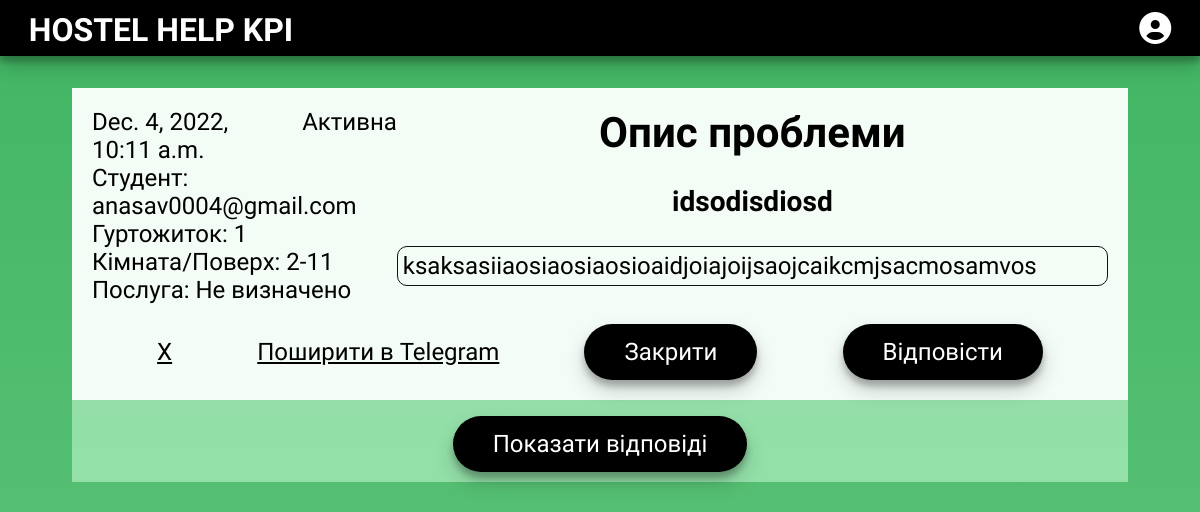
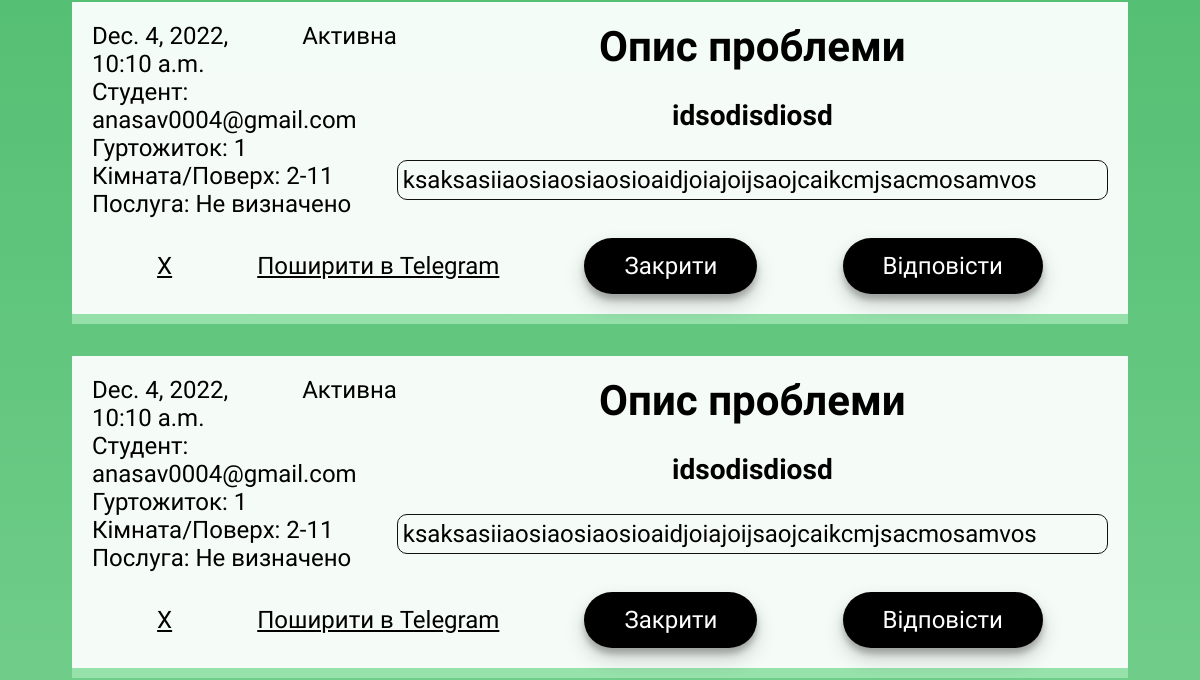
Before: /profile/1/ (signed in, upper part) with the older database file (2 pictures, top to bottom).
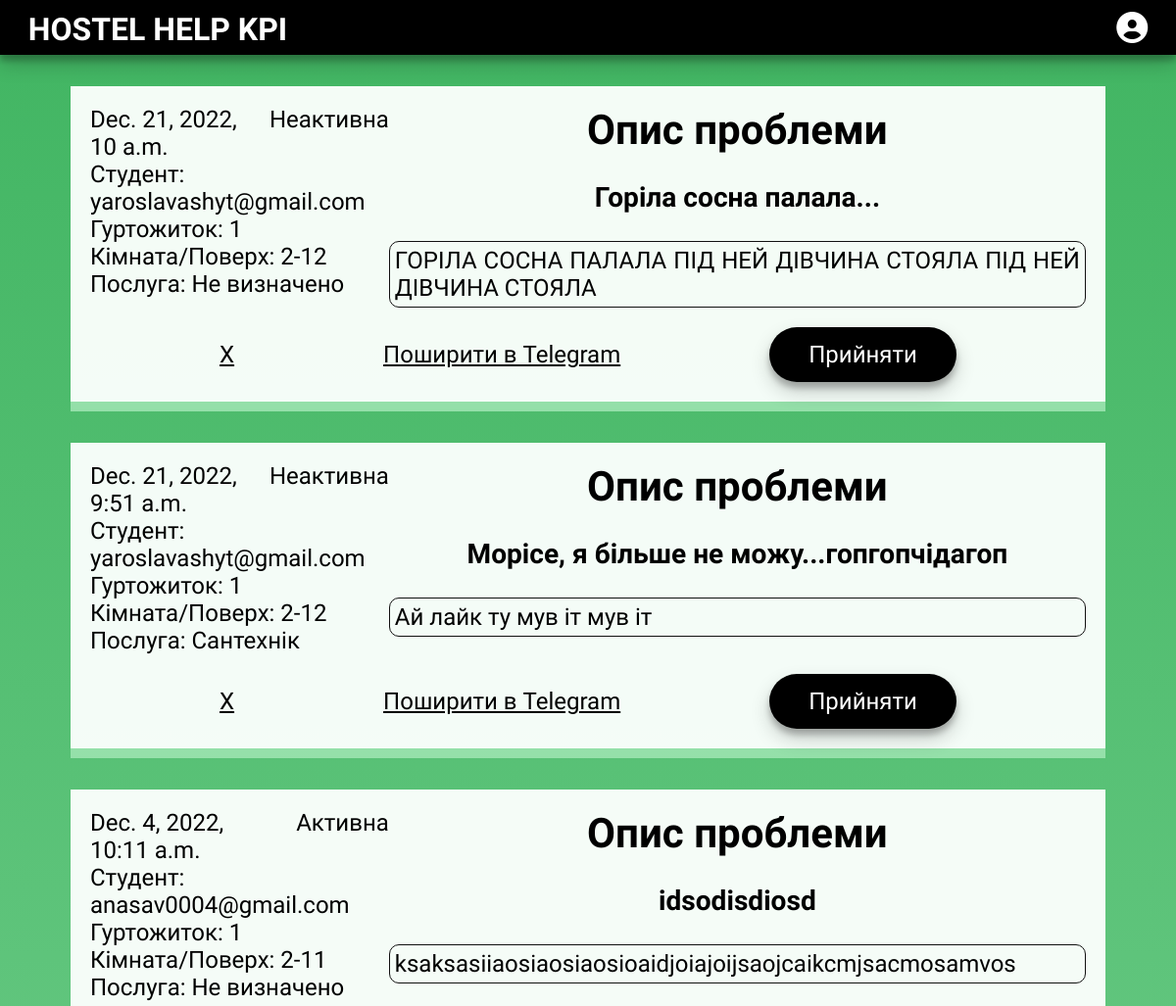
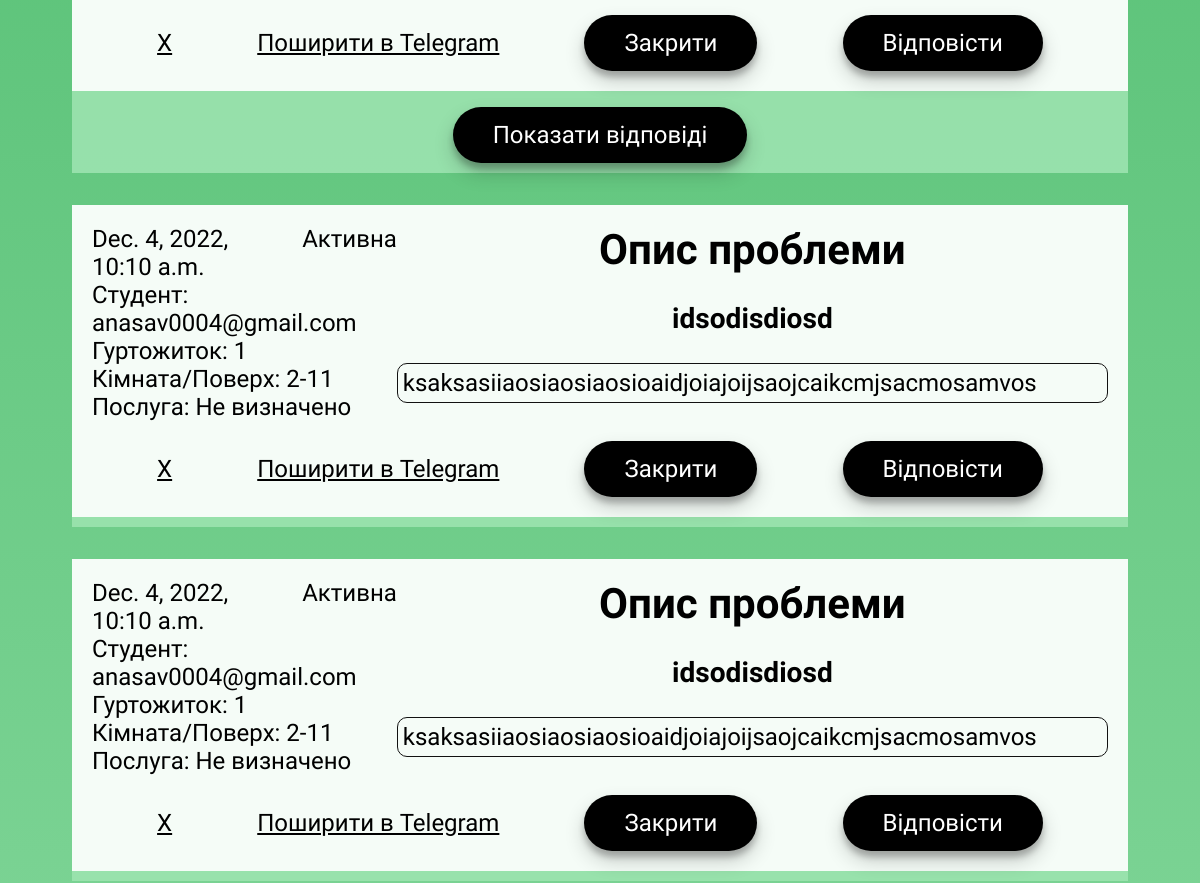
After: the same page with the newer database file (2 pictures, top to bottom).
### hostel_help/models.py (models this page shows, shortened)
class Report(models.Model):
    PROBLEM_CHOICES = (("Електрик", "Електрик"),
                       ("Столяр", "Столяр"),
                       ("Сантехнік", "Сантехнік"),
                       ("Не визначено", "Не визначено"))
    DORMITORIES_CHOICES = ((1, "1 гуртожиток"),
                           (4, "4 гуртожиток"))
    email = models.EmailField(max_length=80, default=False)
    title = models.CharField(max_length=70)
    problem_type = models.CharField(choices=PROBLEM_CHOICES, max_length=70, default="Не визначено")
    dormitory = models.IntegerField(choices=DORMITORIES_CHOICES)
    exact_place = models.CharField(max_length=100)
    description = models.TextField()
    date = models.DateTimeField(auto_now_add=True)
    status = models.CharField(max_length=50, default="Неактивна")

### hostel_help/views.py (the view, shortened to what this page needs)
# urls.py: path('profile/', views.profile, name='profile'),
def profile(request, dormitory=None):
    if request.method == 'POST':
        if request.user.is_superuser:
            reports = Report.objects.filter(dormitory=dormitory).order_by('-date')
            replies = Contact.objects.prefetch_related('report_id').filter(report_id__in=reports.values('id'))
            form = ContactForm(request.POST)
            if form.is_valid():
                instance = form.save(commit=False)
                report_id = int(request.POST.get('report_id'))
                print(report_id)
                if report_id:
                    report = Report.objects.get(id=report_id)
                    instance.report_id = report
                instance.email = reports.get(id=report_id).email
                instance.date_report = Report.objects.get(id=report_id).date
                instance.save()
                subject = 'HOSTEL HELP KPI'
                message = instance.message
                email_from = settings.EMAIL_HOST_USER
                recipient_list = [instance.email, ]
                send_mail(subject, message, email_from, recipient_list, fail_silently=False)
                messages.success(request, f'Your message has been sent.')
                return redirect(reverse('profile', args=[dormitory]))
    else:
        if request.user.is_superuser:
            reports = Report.objects.filter(dormitory=dormitory).order_by('-date')
            replies = Contact.objects.prefetch_related('report_id').filter(report_id__in=reports.values('id'))
            page = request.GET.get('page', 1)
            paginator = Paginator(reports, 8)
            try:
                reports = paginator.page(page)
            except PageNotAnInteger:
                reports = paginator.page(1)
            except EmptyPage:
                reports = paginator.page(paginator.num_pages)
            form = ContactForm()
            return render(request, 'profile.html', {'user': request.user,
                                                    'form': form,
                                                    'reports': reports,
                                                    'replies': replies,
                                                    'dormitory': dormitory})

### templates/profile.html (shortened to what this page needs)
{% extends "base.html" %}
{% load static %}
{% block css_files %}
<link href="{% static '/css/profile.css' %}" rel="stylesheet" type="text/css" />
{% endblock css_files %}
{% block content %}
   {% if user.is_superuser %}
      {% if reports %}
         {% for report in reports %}
         <div class="report" id="{{ report.id }}">
				<div class="report-content">
					<div class="report-col">
						<div class="report-col-first">
							<div class="rep-data-status">
								<div class="rep-data">{{ report.date }}</div>
								<div class="status">{{ report.status }}</div>
							</div>
							<div class="rep-student">
								<span>Студент: </span><span>{{ report.email }}</span>
							</div>
							<div class="rep-gurtog">
								<span>Гуртожиток: </span><span>{{ report.dormitory }}</span><br />
								<span>Кімната/Поверх: </span><span>{{ report.exact_place }}</span>
							</div>
							<div class="rep-service">
								<span>Послуга: </span><span>{{ report.problem_type }}</span>
							</div>
						</div>
						<div class="report-col-second">
							<h2>Опис проблеми</h2>
							<h3>{{ report.title }}</h3>
							<div class="rep-description">{{ report.description }}</div>
						</div>
					</div>
					<div class="report-col-btn">
						<a onclick="return confirm('Ви впевнені, що бажаєте видалити запис?')" href="{% url 'delete_report' dormitory report.id %}">X</a>
						 <a href="https://t.me/share/url?url=http://127.0.0.1:8000/&text={{ report.date }}%0A
	{{ report.email }}%0A{{ report.title }}%0AТип: {{ report.problem_type }}%0AГуртожиток: {{ report.dormitory }}%0AКонкретне місце: {{report.exact_place }}%0A
	Опис: {{ report.description }}" target="_blank">
							Поширити в Telegram
						 </a>
						<form action="{% url 'change_status' dormitory report.id %}?next={{ request.path|urlencode }}#{{ report.id }}" method="POST">
						 {% if report.status == "Неактивна" %}
							<button class="enter-button" type="submit">Прийняти</button>
						 {% elif report.status == "Активна" %}
							<button class="enter-button" type="submit" onclick="return confirm('Ви впевнені, що бажаєте закрити запис?')">Закрити</button>
						 {% endif %}
						</form>
						{% if report.status == "Активна" %}
						 <button class="reply-button enter-button" data-value="{{ report.id }}" onclick="showAnswerPopup(this)">Відповісти</button>
					  {% endif %}
					</div>
				</div>
               {% if report.contact_emails.all %}
                  <button class="show-replies enter-button" data-value="{{ report.id }}" onclick="showReplies(this)">Показати відповіді</button>
               {% endif %}
         </div>
         {% endfor %}
      {% endif %}
   {% endif %}
{% endblock %}

### templates/base.html (shortened to what this page needs)
<!DOCTYPE html>
{% load static %}
<html lang="uk">
<head>
    <link href="{% static 'css/style.css' %}" rel="stylesheet" type="text/css">
    {% block css_files %}
    {% endblock css_files %}
</head>
<body>
    <header>
        <a href="{% url 'index' %}"><p class="site-title">HOSTEL HELP KPI</p></a>
        <a href="{% url 'profile' %}" class="fa-solid fa-circle-user"><span class="fa-sr-only">Profile</span></a>
    </header>
    <main>
        {% block content %}
        {% endblock %}
    </main>
</body>

### static/css/style.css (style rules this page uses)
html, body { height: 100%; margin: 0; }
:root { --main-height: 3.5rem; --main-block-bg: rgba(255, 255, 255, 0.82); --margin-or-padding: 8%; --main-width: 88%; --box-shadow: rgba(0, 0, 0, 0.19) 0 10px 20px, rgba(0, 0, 0, 0.23) 0 6px 6px; }
button, .fa-eye { cursor: pointer; }
* { box-sizing: border-box; }
body { font-family: 'Yanone Kaffeesatz', sans-serif; display: flex; flex-direction: column; }
a { color: #000000; }
footer a, nav a, .enter-button { text-decoration: none; }
header, footer { background: #000000; color: #ffffff; height: var(--main-height); line-height: var(--main-height); width: 100%; display: flex; align-items: center; }
header { position: fixed; top: 0; justify-content: space-between; padding: 0 5%; box-shadow: var(--box-shadow); }
.site-title { font-size: 200%; padding-top: 0.25rem; margin: 0; font-weight: bold; color: #ffffff; }
header .fa-circle-user { color: #ffffff; text-decoration: none; font-size: 200%; }
main { font-size: 120%; text-align: center; padding: var(--main-height) 0 0; background: linear-gradient(#41B562, #9CE4B0); flex: 1 0 auto; }
main > *, .side-wrapper > * { margin: 2rem auto 0; width: var(--main-width); }
h1, h2 { font-size: 175%; color: #ffffff; height: fit-content; display: inline-block; padding-bottom: 0; }
form { display: flex; flex-direction: column; flex-wrap: wrap; text-align: start; }
form > *, .instruction figcaption { margin-top: 1.7rem; }
input, textarea, select, .enter-button, optgroup { font-family: "Yanone Kaffeesatz", sans-serif; display: inline-block; border: none; font-size: 75%; padding: 0.6rem; }
.enter-button { min-width: 10rem; max-width: fit-content; padding: 0 2.5rem; height: var(--main-height); line-height: var(--main-height); font-size: 100%; border-radius: 2.5rem; color: #ffffff; background: #000000; margin: 0 auto; box-shadow: var(--box-shadow); }
@media screen and (min-width: 540px) { header { padding: 0 1.8rem; } }
@media screen and (min-width: 540px) { main { font-size: 130%; } }
@media screen and (min-width: 768px) { main { font-size: 140%; } }
@media screen and (min-width: 1080px) { main { font-size: 150%; } }

### static/css/profile.css (style rules this page uses)
div.report { background-color: rgba(156, 228, 176, 0.9); padding-bottom: 10px; }
.report-content { background-color: rgba(255, 255, 255, 0.9); }
.report-col { display: flex; flex-direction: row; flex-wrap: nowrap; justify-content: space-around; align-items: flex-start; padding: 20px; }
.rep-description { border: 1px solid #111111; padding: 5px; border-radius: 10px; text-align: justify; }
.report-col-first { width: 30%; text-align: left; }
.report-col-second { width: 70%; }
.report-col-second h2 { color: black; margin: 0; }
.rep-data-status { display: flex; }
.status { padding-left: 20px; }
.report-col-btn { display: flex; flex-direction: row; flex-wrap: nowrap; justify-content: space-evenly; align-items: center; padding-bottom: 20px; }
.report-col-btn .enter-button { margin: 0; }
.show-replies { display: block; }
.enter-button { margin-top: 1rem; }

Changed rows visible on the page:
added Report: date "Dec. 21, 2022, 10 a.m.", status "Неактивна", email "yaroslavashyt@gmail.com", dormitory "1", exact_place "2-12", problem_type "Не визначено", title "Горіла сосна палала...", description "ГОРІЛА СОСНА ПАЛАЛА ПІД НЕЙ ДІВЧИНА СТОЯЛА ПІД НЕЙ ДІВЧИНА СТОЯЛА", shows "Прийняти"
added Report: date "Dec. 21, 2022, 9:51 a.m.", status "Неактивна", email "yaroslavashyt@gmail.com", dormitory "1", exact_place "2-12", problem_type "Сантехнік", title "Морісе, я більше не можу...гопгопчідагоп", description "Ай лайк ту мув іт мув іт", shows "Прийняти"
